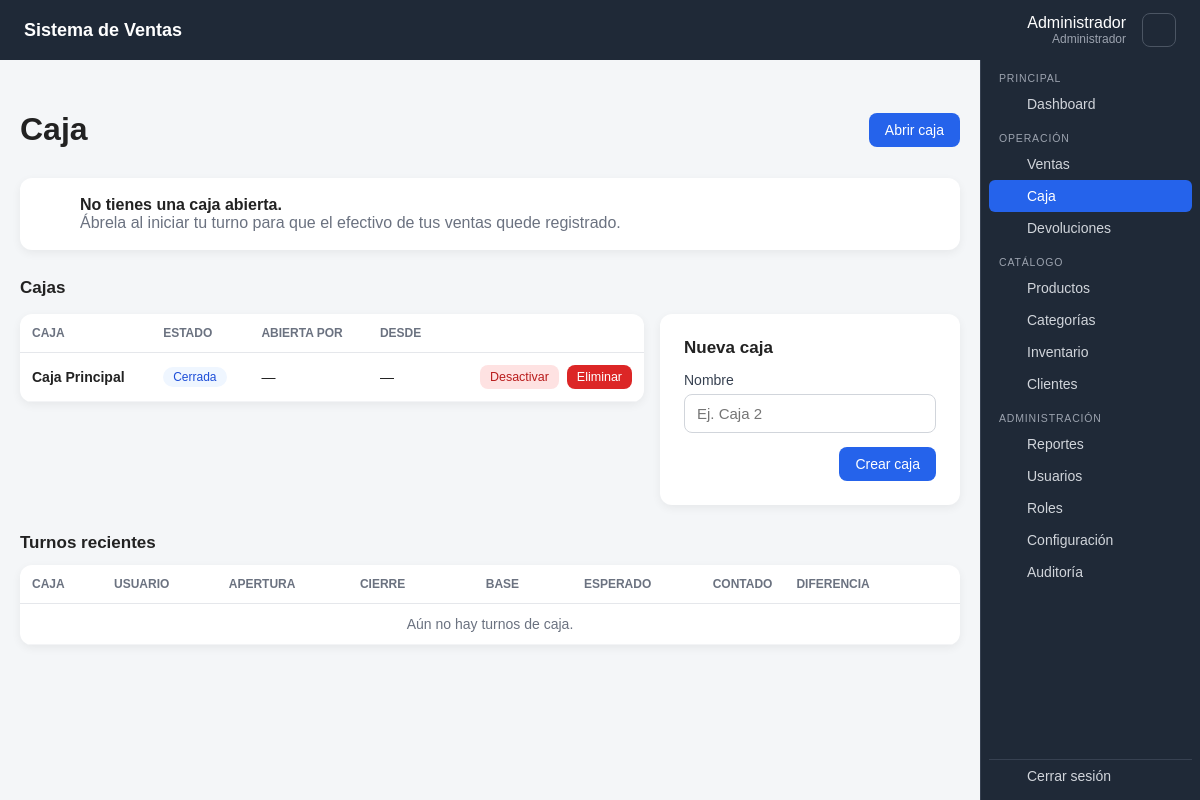
The app's page /views/caja/index.php (signed in) with its own data.
### tables this page shows
CREATE TABLE cajas (
    id_caja INT UNSIGNED AUTO_INCREMENT PRIMARY KEY,
    nombre VARCHAR(100) NOT NULL,
    estado TINYINT(1) NOT NULL DEFAULT 1,
    fecha_creacion TIMESTAMP NOT NULL DEFAULT CURRENT_TIMESTAMP
);

### config/database.php (called while the page is built, shortened)
<?php
class Database {
    private string $host = '127.0.0.1';
    private string $dbName = 'sistema_ventas';
    private string $username = 'root';
    private string $password = '';
    private ?PDO $connection = null;
    public function getConnection(): PDO {
        if ($this->connection === null) {
            $dsn = "mysql:host={$this->host};dbname={$this->dbName};charset=utf8mb4";
            $this->connection = new PDO($dsn, $this->username, $this->password, [
                PDO::ATTR_ERRMODE => PDO::ERRMODE_EXCEPTION,
                PDO::ATTR_DEFAULT_FETCH_MODE => PDO::FETCH_ASSOC,
                PDO::ATTR_EMULATE_PREPARES => false,
            ]);
        }
        return $this->connection;
    }
}

### controllers/CajaController.php (called while the page is built, shortened)
<?php
require_once __DIR__ . '/../config/database.php';
require_once __DIR__ . '/../helpers/permisos.php';
require_once __DIR__ . '/../helpers/funciones.php';
require_once __DIR__ . '/../models/Caja.php';
require_once __DIR__ . '/../models/AperturaCaja.php';
class CajaController {
    private Caja $cajas;
    private AperturaCaja $aperturas;
    public function __construct() {
        $this->db=(new Database())->getConnection();
        $this->cajas=new Caja($this->db);
        $this->aperturas=new AperturaCaja($this->db);
    }
    private function usuarioId(): int { return (int)$_SESSION['id_usuario']; }
    private function esAdmin(): bool { return (int)$_SESSION['rol_id']===ROL_ADMINISTRADOR; }
    public function veTodo(): bool { return $this->esAdmin() || (int)$_SESSION['rol_id']===ROL_SUPERVISOR; }
    public function miTurno(): ?array {
        $a=$this->aperturas->abiertaDeUsuario($this->usuarioId());
        return $a ? $this->conResumen($a) : null;
    }
    public function cajas(): array { return $this->cajas->listarConEstado(); }
    public function historial(): array { return $this->aperturas->historial(30, $this->veTodo() ? null : $this->usuarioId()); }
}

### models/AperturaCaja.php (called while the page is built, shortened)
<?php
class AperturaCaja {
    public function abiertaDeUsuario(int $usuarioId): ?array {
        $s=$this->db->prepare("SELECT a.*,c.nombre caja FROM aperturas_caja a INNER JOIN cajas c ON c.id_caja=a.id_caja
            WHERE a.id_usuario=:u AND a.estado='abierta' LIMIT 1");
        $s->execute(['u'=>$usuarioId]); return $s->fetch() ?: null;
    }
    public function historial(int $limite=30, ?int $usuarioId=null): array {
        $s=$this->db->prepare("SELECT a.*,c.nombre caja,u.nombre usuario FROM aperturas_caja a
            INNER JOIN cajas c ON c.id_caja=a.id_caja INNER JOIN usuarios u ON u.id_usuario=a.id_usuario
            ".($usuarioId ? "WHERE a.id_usuario=:u " : "")."ORDER BY a.fecha_apertura DESC LIMIT {$limite}");
        $s->execute($usuarioId ? ['u'=>$usuarioId] : []); return $s->fetchAll();
    }
}

### helpers/permisos.php (called while the page is built, shortened)
<?php
require_once __DIR__ . '/../config/database.php';
function versionPermisos(): string {
    static $version=null;
    if ($version===null) {
        $s=(new Database())->getConnection()->prepare("SELECT valor FROM configuracion WHERE clave='permisos_version' LIMIT 1");
        $s->execute();
        $version=(string)($s->fetchColumn() ?: '0');
    }
    return $version;
}
function sincronizarSesion(): void {
    static $hecho=false;
    if ($hecho || !isset($_SESSION['id_usuario'])) return;
    $hecho=true;
    if (($_SESSION['permisos_version'] ?? null)===versionPermisos() && isset($_SESSION['permisos'])) return;
}
function tienePermiso(string $permiso): bool {
    if ((int)$_SESSION['rol_id'] === ROL_ADMINISTRADOR) return true;
    return in_array($permiso, $_SESSION['permisos'] ?? [], true);
}
function requirePermission(string $permiso): void {
    if (tienePermiso($permiso)) return;
    require __DIR__ . '/../views/layouts/header.php';
    require __DIR__ . '/../views/layouts/footer.php';
    exit;
}

### models/Caja.php (called while the page is built, shortened)
<?php
class Caja {
    public function listarConEstado(): array {
        return $this->db->query("SELECT c.id_caja,c.nombre,c.estado,a.id_apertura,a.fecha_apertura,u.nombre usuario
            FROM cajas c
            LEFT JOIN aperturas_caja a ON a.id_caja=c.id_caja AND a.estado='abierta'
            LEFT JOIN usuarios u ON u.id_usuario=a.id_usuario
            ORDER BY c.estado DESC, c.nombre")->fetchAll();
    }
}

### views/caja/index.php (the view, shortened to what this page needs)
<?php
require_once __DIR__ . '/../../helpers/permisos.php';
require_once __DIR__ . '/../../controllers/CajaController.php';
$controller = new CajaController();
$gestionaCajas = tienePermiso('configuracion.gestionar');
$turno = $controller->miTurno();
$cajas = $controller->cajas();
$historial = $controller->historial();
require __DIR__ . '/../layouts/header.php';
?>
<div class="page-header">
  <h1>Caja</h1>
  <?php if (!$turno && tienePermiso('caja.abrir')): ?><a class="btn" href="abrir.php">Abrir caja</a><?php endif; ?>
</div>
<?php if ($turno): ?>
  <div class="turno-actual">
    <div>
      <h2 class="section-title">Mi turno: <?= e($turno['caja']) ?> <span class="badge badge-ok">Abierta</span></h2>
      <p class="muted">Abierta el <?= date('d/m/Y \a \l\a\s H:i', strtotime($turno['fecha_apertura'])) ?></p>
      <p class="acciones">
        <a class="btn btn-light" href="movimientos.php?id=<?= (int)$turno['id_apertura'] ?>">Ver movimientos</a>
        <?php if (tienePermiso('caja.movimientos')): ?><a class="btn btn-light" href="movimientos.php?id=<?= (int)$turno['id_apertura'] ?>#nuevo">+ Ingreso / egreso</a><?php endif; ?>
        <?php if (tienePermiso('caja.cerrar')): ?><a class="btn" href="cerrar.php?id=<?= (int)$turno['id_apertura'] ?>">Cerrar caja</a><?php endif; ?>
      </p>
    </div>
    <?php require __DIR__ . '/_resumen.php'; ?>
  </div>
<?php elseif (tienePermiso('caja.abrir')): ?>
  <div class="card aviso-caja"><?= icono('caja') ?><div><strong>No tienes una caja abierta.</strong><br><span class="muted">Ábrela al iniciar tu turno para que el efectivo de tus ventas quede registrado.</span></div></div>
<?php endif; ?>
<h2 class="section-title">Cajas</h2>
<div class="<?= $gestionaCajas ? 'split split-right' : '' ?>">
  <div class="table-card">
  <table class="table">
    <thead><tr><th>Caja</th><th>Estado</th><th>Abierta por</th><th>Desde</th><?php if ($gestionaCajas): ?><th></th><?php endif; ?></tr></thead>
    <tbody>
    <?php foreach ($cajas as $c): ?>
      <tr class="<?= $c['estado'] ? '' : 'inactivo' ?>">
        <td><strong><?= e($c['nombre']) ?></strong></td>
        <td><?php if (!$c['estado']): ?><span class="badge badge-off">Inactiva</span><?php elseif ($c['id_apertura']): ?><span class="badge badge-ok">Abierta</span><?php else: ?><span class="badge">Cerrada</span><?php endif; ?></td>
        <td><?= e($c['usuario'] ?? '—') ?></td>
        <td><?= $c['fecha_apertura'] ? date('d/m/Y H:i', strtotime($c['fecha_apertura'])) : '—' ?></td>
        <?php if ($gestionaCajas): ?>
        <td class="acciones">
          <form method="post" onsubmit="return confirm('¿<?= $c['estado'] ? 'Desactivar' : 'Activar' ?> esta caja?')">
            <button class="btn btn-sm <?= $c['estado'] ? 'btn-danger' : 'btn-light' ?>"><?= $c['estado'] ? 'Desactivar' : 'Activar' ?></button>
          </form>
          <?= botonEliminar('index.php', (int)$c['id_caja'], $c['nombre']) ?>
        </td>
        <?php endif; ?>
      </tr>
    <?php endforeach; ?>
    </tbody>
  </table>
  </div>
  <?php if ($gestionaCajas): ?>
  <form method="post" class="form-card">
    <h2>Nueva caja</h2>
    <label>Nombre<input type="text" name="nombre" maxlength="100" placeholder="Ej. Caja 2" required></label>
    <div class="form-actions"><button class="btn">Crear caja</button></div>
  </form>
  <?php endif; ?>
</div>
<h2 class="section-title"><?= $controller->veTodo() ? 'Turnos recientes' : 'Mis turnos recientes' ?></h2>
<div class="table-card">
<table class="table">
  <thead><tr><th>Caja</th><th>Usuario</th><th>Apertura</th><th>Cierre</th><th class="num">Base</th><th class="num">Esperado</th><th class="num">Contado</th><th>Diferencia</th><th></th></tr></thead>
  <tbody>
  <?php if (!$historial): ?><tr><td colspan="9" class="empty">Aún no hay turnos de caja.</td></tr><?php endif; ?>
  </tbody>
</table>
</div>
<?php require __DIR__ . '/../layouts/footer.php'; ?>

### helpers/funciones.php (shortened to what this page needs)
<?php
function e(?string $value): string { return htmlspecialchars($value ?? '', ENT_QUOTES, 'UTF-8'); }
function csrfToken(): string {
    return $_SESSION['csrf'];
}
function csrfCampo(): string { return '<input type="hidden" name="csrf" value="' . csrfToken() . '">'; }
function botonEliminar(string $url, int $id, string $nombre, string $accion = 'eliminar'): string {
    $msg = e(json_encode('¿Eliminar "' . $nombre . '" definitivamente? Esta acción no se puede deshacer.', JSON_UNESCAPED_UNICODE | JSON_HEX_APOS | JSON_HEX_QUOT));
    return '<form method="post" action="' . e($url) . '" onsubmit="return confirm(' . $msg . ')">' . csrfCampo()
        . '<input type="hidden" name="accion" value="' . e($accion) . '"><input type="hidden" name="id" value="' . $id . '">'
        . '<button class="btn btn-sm btn-eliminar" title="Eliminar definitivamente">Eliminar</button></form>';
}

### assets/css/style.css (style rules this page uses)
* { box-sizing:border-box }
body { margin:0;font-family:Arial,sans-serif;background:#f4f6f8;color:#222 }
input,button { width:100%;padding:11px 12px;font-size:16px }
button { cursor:pointer }
:root { --topbar-h:60px;--sidebar-w:220px;--sidebar-bg:#1f2937;--sidebar-hover:#374151;--accent:#2563eb }
.btn { display:inline-block;width:auto;padding:9px 16px;border:0;border-radius:8px;background:var(--accent);color:white;text-decoration:none;font-size:14px;cursor:pointer }
.btn-danger { background:#fee2e2;color:#b91c1c }
.btn-sm { padding:6px 12px;font-size:13px }
.page-header { display:flex;align-items:center;justify-content:space-between;gap:12px;flex-wrap:wrap }
.form-card { display:grid;gap:14px;max-width:560px;background:white;padding:24px;border-radius:12px;box-shadow:0 3px 10px rgba(0,0,0,.06) }
.form-card label { display:grid;gap:6px;font-size:14px;color:#374151 }
.form-card input,.form-card select { width:100%;padding:10px 12px;font-size:15px;border:1px solid #d1d5db;border-radius:8px;background:white }
.form-actions { display:flex;justify-content:flex-end;gap:10px }
.table-card { background:white;border-radius:12px;box-shadow:0 3px 10px rgba(0,0,0,.06);overflow-x:auto }
.table { width:100%;border-collapse:collapse;font-size:14px }
.table th { text-align:left;padding:12px 16px;color:#6b7280;font-weight:600;font-size:12px;text-transform:uppercase;border-bottom:1px solid #e5e7eb }
.table td { padding:12px 16px;border-bottom:1px solid #f3f4f6;white-space:nowrap }
.acciones { display:flex;gap:8px;justify-content:flex-end }
.acciones form { margin:0 }
.badge { display:inline-block;padding:3px 10px;border-radius:999px;background:#eff6ff;color:#1d4ed8;font-size:12px }
.card { background:white;border-radius:12px;box-shadow:0 3px 10px rgba(0,0,0,.06);padding:18px }
.muted { color:#6b7280;font-weight:normal }
.empty { color:#6b7280;text-align:center;padding:18px }
.num { text-align:right!important }
.form-card h2 { margin:0;font-size:17px }
.split { display:grid;grid-template-columns:340px minmax(0,1fr);gap:16px;align-items:start;margin-top:16px }
.section-title { font-size:17px;margin:28px 0 12px }
td.acciones { display:table-cell;text-align:right }
td.acciones>* { display:inline-block;margin-left:6px;vertical-align:middle }
.aviso-caja { display:flex;align-items:center;gap:14px;margin-top:8px }
.split-right { grid-template-columns:minmax(0,1fr) 300px }
.btn-eliminar { background:#dc2626;color:white }
td.acciones { white-space:nowrap }
td.acciones>* { margin-left:4px }
td.acciones .btn-sm { padding:5px 10px;font-size:12.5px }
.table th,.table td { padding-left:12px;padding-right:12px }
.card,.pos-main,.stack { min-width:0 }

### records on screen
cajas: nombre "Caja Principal", estado "Cerrada", usuario "—"

### other values on screen
nombreEmpresa() "Sistema de Ventas"
$_SESSION['nombre'] "Administrador"
$_SESSION['rol'] "Administrador"
$grupo "PRINCIPAL"
$item['nombre'] "Dashboard"
$grupo "OPERACIÓN"
$item['nombre'] "Ventas"
$item['nombre'] "Caja"
$item['nombre'] "Devoluciones"
$grupo "CATÁLOGO"
$item['nombre'] "Productos"
$item['nombre'] "Categorías"
$item['nombre'] "Inventario"
$item['nombre'] "Clientes"
$grupo "ADMINISTRACIÓN"
